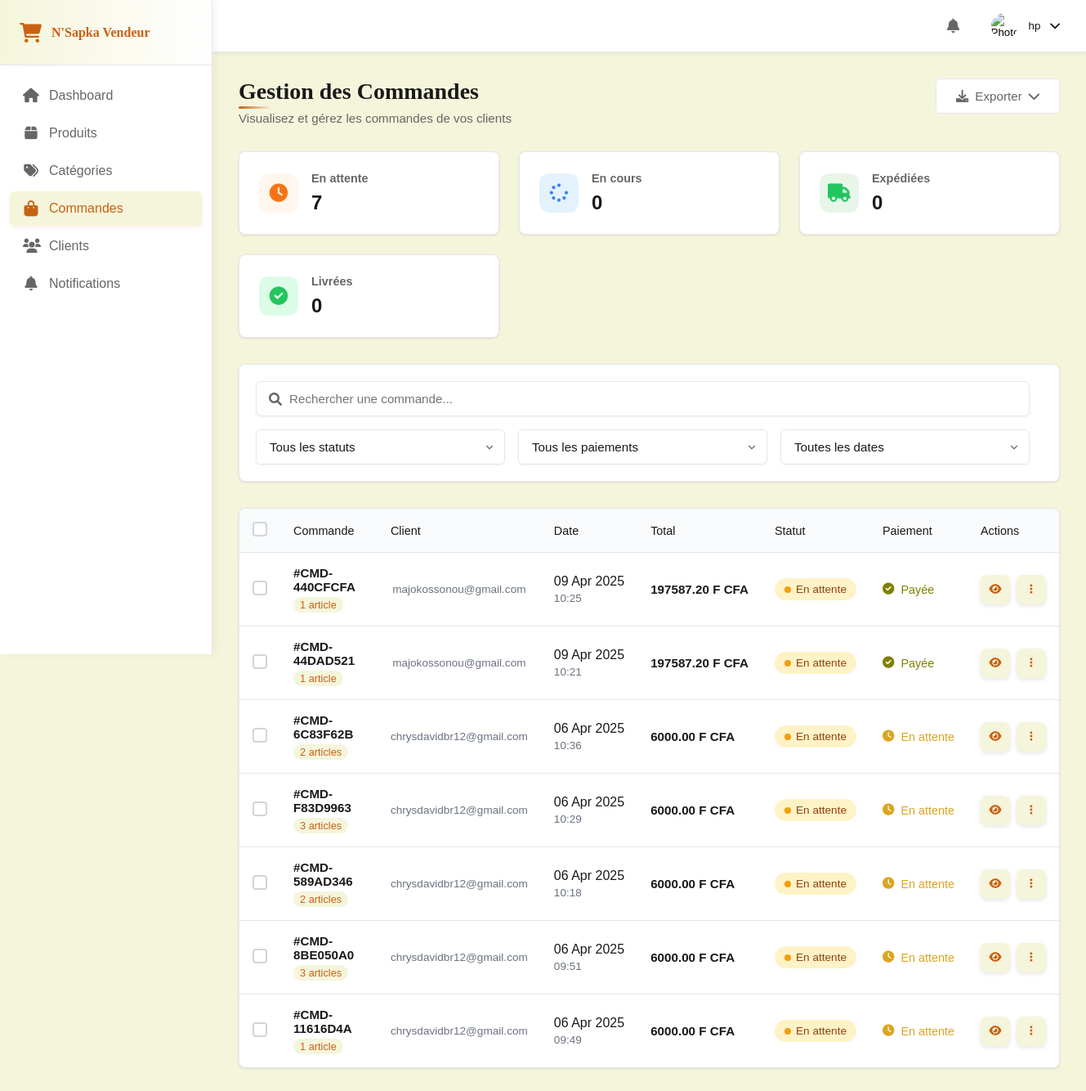
/orders/ (signed in), run on an earlier commit of the app's database.
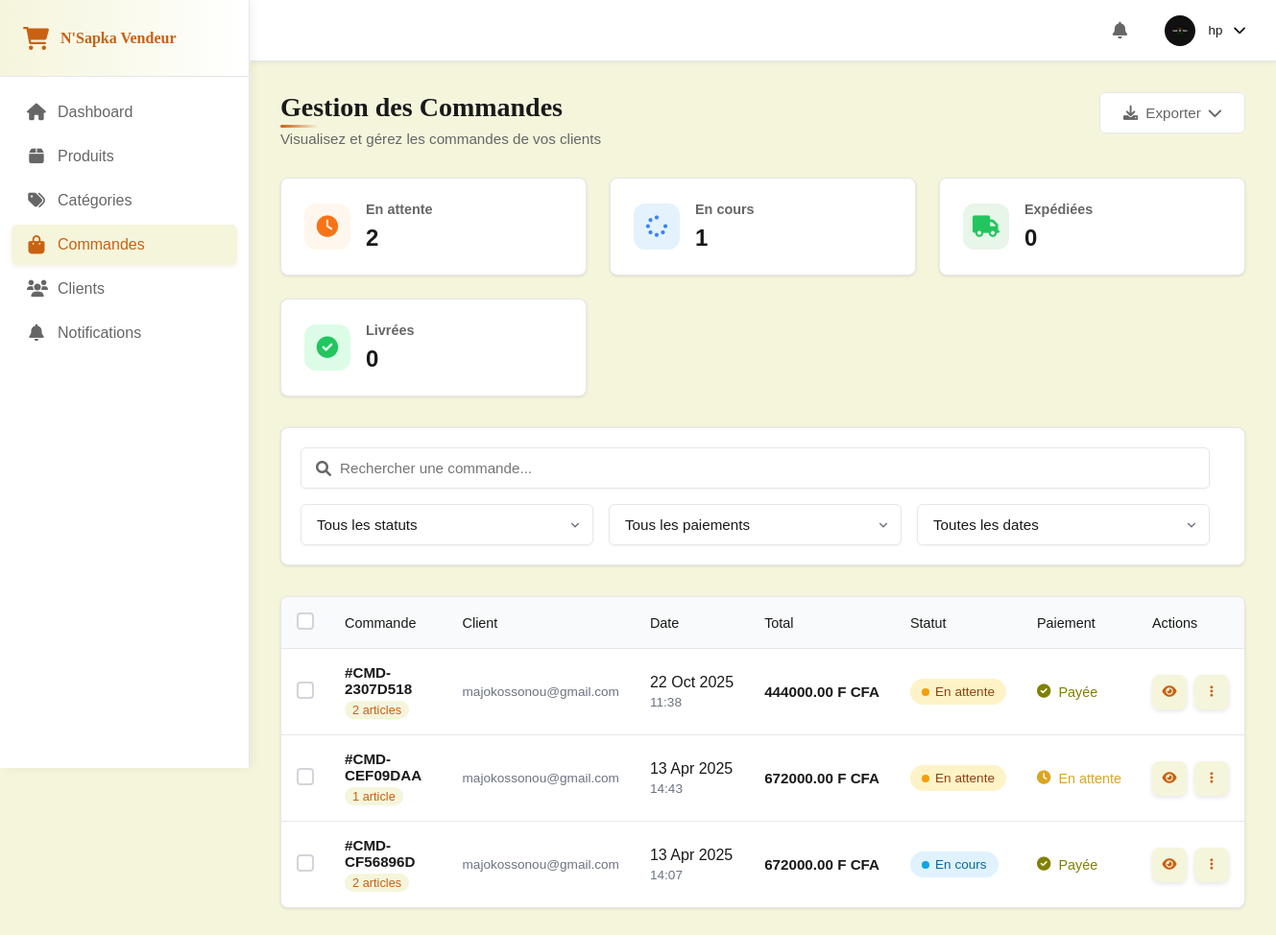
And on a later commit of the database.
### orders/models.py (models this page shows, shortened)
class Order(models.Model):
    STATUS_CHOICES = [
        ('pending', 'En attente'),
        ('processing', 'En cours'),
        ('shipped', 'Expédiée'),
        ('delivered', 'Livrée'),
        ('cancelled', 'Annulée')
    ]
    PAYMENT_STATUS_CHOICES = [
        ('pending', 'En attente'),
        ('completed', 'Payée'),
        ('failed', 'Échouée'),
        ('refunded', 'Remboursée')
    ]
    PAYMENT_METHOD_CHOICES = [
        ('card', 'Carte bancaire'),
        ('paypal', 'PayPal'),
        ('transfer', 'Virement bancaire'),
        ('cash', 'Espèces'),
        ('delivery', 'Paiement à la livraison')
    ]
    order_number = models.CharField(max_length=50, unique=True, verbose_name=_("Numéro de commande"))
    customer = models.ForeignKey(User, on_delete=models.CASCADE, related_name='orders', verbose_name=_("Client"))
    status = models.CharField(max_length=20, choices=STATUS_CHOICES, default='pending', verbose_name=_("Statut"))
    created_at = models.DateTimeField(auto_now_add=True, verbose_name=_("Date de création"))
    updated_at = models.DateTimeField(auto_now=True, verbose_name=_("Date de mise à jour"))
    subtotal = models.DecimalField(
        max_digits=10,
        decimal_places=2,
        validators=[MinValueValidator(Decimal('0.00'))],
        verbose_name=_("Sous-total")
    )
    shipping_cost = models.DecimalField(
        max_digits=10,
        decimal_places=2,
        default=Decimal('0.00'),
        verbose_name=_("Frais de livraison")
    )
    tax_amount = models.DecimalField(
        max_digits=10,
        decimal_places=2,
        default=Decimal('0.00'),
        verbose_name=_("Montant TVA")
    )
    total_amount = models.DecimalField(
        max_digits=10,
        decimal_places=2,
        validators=[MinValueValidator(Decimal('0.00'))],
        verbose_name=_("Montant total")
    )
    payment_status = models.CharField(
        max_length=20,
        choices=PAYMENT_STATUS_CHOICES,
        default='pending',
        verbose_name=_("Statut du paiement")
    )
    payment_method = models.CharField(
        max_length=20,
        choices=PAYMENT_METHOD_CHOICES,
        verbose_name=_("Méthode de paiement")
    )
    payment_details = models.JSONField(null=True, blank=True, verbose_name=_("Détails du paiement"))
    payment_date = models.DateTimeField(null=True, blank=True, verbose_name=_("Date du paiement"))
    shipping_address_text = models.TextField(verbose_name=_("Adresse de livraison"))
    billing_address_text = models.TextField(verbose_name=_("Adresse de facturation"))
    ip_address = models.GenericIPAddressField(null=True, blank=True, verbose_name=_("Adresse IP"))
    user_agent = models.TextField(null=True, blank=True, verbose_name=_("User Agent"))
    tracking_number = models.CharField(
        max_length=100,
        null=True,
        blank=True,
        verbose_name=_("Numéro de suivi")
    )
    estimated_delivery_date = models.DateField(
        null=True,
        blank=True,
        verbose_name=_("Date de livraison estimée")
    )
    email_sent = models.BooleanField(default=False, verbose_name=_("Email envoyé"))
    class Meta:
        ordering = ['-created_at']
        verbose_name = _("Commande")
        verbose_name_plural = _("Commandes")
        indexes = [
            models.Index(fields=['status']),  # Ajout d'index pour améliorer les performances du filtre
            models.Index(fields=['payment_status']),
            models.Index(fields=['customer']),
            models.Index(fields=['created_at']),
            models.Index(fields=['order_number']),
        ]

### accounts/models.py (models this page shows, shortened)
class User(AbstractUser):
    USER_TYPE_CHOICES = [
        ('SUPER_ADMIN', 'Super Administrateur'),
        ('ADMIN', 'Administrateur'),
        ('CLIENT', 'Client'),
    ]
    GENDER_CHOICES = [
        ('M', 'Masculin'),
        ('F', 'Féminin'),
        ('O', 'Autre')
    ]
    username = None
    email = models.EmailField(_('Adresse email'), unique=True, validators=[EmailValidator()])
    user_type = models.CharField(max_length=20, choices=USER_TYPE_CHOICES, default='CLIENT')
    first_name = models.CharField(_('Prénom'), max_length=50)
    last_name = models.CharField(_('Nom'), max_length=50)
    gender = models.CharField(_('Genre'), max_length=1, choices=GENDER_CHOICES, blank=True, null=True)
    birth_date = models.DateField(_('Date de naissance'), blank=True, null=True)
    profile_picture = models.ImageField(_('Photo de profil'), upload_to='profile_pictures/', blank=True, null=True)
    phone = models.CharField(_('Téléphone'), max_length=20, blank=True, null=True)
    company_name = models.CharField(_('Nom de l\'entreprise'), max_length=100, blank=True, null=True)
    profession = models.CharField(_('Profession'), max_length=100, blank=True, null=True)
    total_orders = models.IntegerField(_('Nombre total de commandes'), default=0)
    total_spent = models.DecimalField(_('Montant total dépensé'), max_digits=10, decimal_places=2, default=0)
    last_order_date = models.DateTimeField(_('Date de dernière commande'), blank=True, null=True)
    account_status = models.BooleanField(_('Compte actif'), default=True)
    email_confirmation_token = models.CharField(_('Token de confirmation d\'email'), max_length=100, blank=True, null=True)
    email_confirmed = models.BooleanField(_('Email confirmé'), default=False)
    password_reset_token = models.CharField(max_length=255, blank=True, null=True)
    password_reset_expires = models.DateTimeField(blank=True, null=True)
    date_joined = models.DateTimeField(_('Date d\'inscription'), default=timezone.now)
    last_login = models.DateTimeField(_('Dernière connexion'), blank=True, null=True)
    created_by = models.ForeignKey('self', on_delete=models.SET_NULL, null=True, blank=True,
                                 related_name='created_users', verbose_name=_('Créé par'))
    objects = CustomUserManager()
    USERNAME_FIELD = 'email'
    REQUIRED_FIELDS = ['first_name', 'last_name']
    class Meta:
        verbose_name = _('Utilisateur')
        verbose_name_plural = _('Utilisateurs')
        ordering = ['-date_joined']

### orders/views.py (the view, shortened to what this page needs)
# urls.py: path('', views.admin_orders, name='admin_orders'),
@login_required
def admin_orders(request):
    status_filter = request.GET.get('status', '')
    payment_filter = request.GET.get('payment', '')
    date_filter = request.GET.get('date', '')
    search_query = request.GET.get('search', '')
    sort_by = request.GET.get('sort', '-created_at')
    orders_query = Order.objects.select_related('customer').prefetch_related('items')
    if status_filter:
        orders_query = orders_query.filter(status=status_filter)
    if payment_filter:
        orders_query = orders_query.filter(payment_status=payment_filter)
    if search_query:
        orders_query = orders_query.filter(
            order_number__icontains=search_query
        ) | orders_query.filter(
            customer__email__icontains=search_query
        )
    orders_query = orders_query.order_by(sort_by)
    paginator = Paginator(orders_query, 20)  # 20 commandes par page
    page = request.GET.get('page', 1)
    try:
        orders = paginator.page(page)
    except:
        orders = paginator.page(1)
    stats = {
        'pending': Order.objects.filter(status='pending').count(),
        'processing': Order.objects.filter(status='processing').count(),
        'shipped': Order.objects.filter(status='shipped').count(),
        'delivered': Order.objects.filter(status='delivered').count(),
        'cancelled': Order.objects.filter(status='cancelled').count(),
    }
    order_status_choices = Order.STATUS_CHOICES
    payment_status_choices = Order.PAYMENT_STATUS_CHOICES
    payment_method_choices = Order.PAYMENT_METHOD_CHOICES
    context = {
        'orders': orders,
        'stats': stats,
        'order_status_choices': order_status_choices,
        'payment_status_choices': payment_status_choices,
        'payment_method_choices': payment_method_choices,
        'current_status': status_filter,
        'current_payment': payment_filter,
        'current_date': date_filter,
        'search_query': search_query,
        'sort_by': sort_by
    }
    return render(request, 'dashboard/order.html', context)

### templates/dashboard/order.html (shortened to what the changed rows need)
{% extends 'base/dashboard/base.html' %}
{% load static %}
{% block content %}
<link rel="stylesheet" href="{% static 'css/dashboard/order.css' %}">
<div class="content-wrapper">
    <div class="page-header">
        <div class="header-left">
            <h1>Gestion des Commandes</h1>
        </div>
    </div>
    <div class="stats-grid">
        <div class="stat-card">
            <div class="stat-content">
                <h3>En attente</h3>
                <div class="stat-value">{{ stats.pending }}</div>
            </div>
        </div>
        <div class="stat-card">
            <div class="stat-content">
                <h3>En cours</h3>
                <div class="stat-value">{{ stats.processing }}</div>
            </div>
        </div>
    </div>
    <div class="orders-table-wrapper">
        <table class="orders-table">
            <thead>
                <tr>
                    <th class="checkbox-column">
                        <label class="checkbox-wrapper">
                            <span class="checkbox-custom"></span>
                        </label>
                    </th>
                    <th>Commande</th>
                    <th>Client</th>
                    <th class="date-column">Date</th>
                    <th class="price-column">Total</th>
                    <th>Statut</th>
                    <th class="payment-column">Paiement</th>
                    <th class="actions-column">Actions</th>
                </tr>
            </thead>
            <tbody>
                {% for order in orders %}
                <tr data-id="{{ order.id }}" data-order-number="{{ order.order_number }}">
                    <td class="checkbox-column" data-label="">
                        <label class="checkbox-wrapper">
                            <span class="checkbox-custom"></span>
                        </label>
                    </td>
                    <td data-label="Commande">
                        <div class="order-info">
                            <span class="order-id">#{{ order.order_number }}</span>
                            <span class="order-items">{{ order.items.count }} article{% if order.items.count != 1 %}s{% endif %}</span>
                        </div>
                    </td>
                    <td data-label="Client">
                        <div class="customer-info">
                            <div class="customer-email">{{ order.customer.email }}</div>
                        </div>
                    </td>
                    <td data-label="Date" class="date-column">
                        <div class="date-info">
                            <span>{{ order.created_at|date:"d M Y" }}</span>
                            <span class="time">{{ order.created_at|date:"H:i" }}</span>
                        </div>
                    </td>
                    <td data-label="Total" class="price-column">
                        <div class="price-info">
                            <strong>{{ order.total_amount }} F CFA</strong>
                        </div>
                    </td>
                    <td data-label="Statut">
                        <span class="status-badge {{ order.status }}">{{ order.get_status_display }}</span>
                    </td>
                    <td data-label="Paiement" class="payment-column">
                        <span class="payment-status {{ order.payment_status }}">
                            {% if order.payment_status == "completed" %}
                                <i class="fas fa-check-circle"></i> Payée
                            {% elif order.payment_status == "failed" %}
                                <i class="fas fa-times-circle"></i> Échouée
                            {% elif order.payment_status == "refunded" %}
                                <i class="fas fa-undo"></i> Remboursée
                            {% else %}
                                <i class="fas fa-clock"></i> En attente
                            {% endif %}
                        </span>
                    </td>
                    <td data-label="Actions" class="actions-column">
                        <div class="table-actions">
                            <button class="action-btn view-btn" title="Voir détails" data-id="{{ order.id }}">
                                <i class="fas fa-eye"></i>
                            </button>
                            <button class="action-btn options-btn" title="Plus d'options" data-id="{{ order.id }}">
                                <i class="fas fa-ellipsis-v"></i>
                            </button>
                        </div>
                    </td>
                </tr>
                {% endfor %}
            </tbody>
        </table>
    </div>
</div>
{% endblock %}

### templates/base/dashboard/base.html (shortened to what this page needs)
{% load static %}
<!DOCTYPE html>
<html lang="fr">
<head>
    <link rel="stylesheet" href="https://cdnjs.cloudflare.com/ajax/libs/font-awesome/6.0.0/css/all.min.css">
    <link rel="stylesheet" href="{% static 'css/dashboard/dashboard.css' %}">
</head>
<body class="dashboard">
    <aside class="sidebar">
        <div class="sidebar-header">
            <div class="logo">
                <i class="fas fa-shopping-cart"></i>
                <span>N'Sapka Vendeur</span>
            </div>
        </div>
        <nav class="sidebar-nav">
            <ul class="nav-menu">
                <li class="nav-item">
                    <a href="{% url 'admin_dashboard' %}">
                        <i class="fas fa-home"></i>
                        <span>Dashboard</span>
                    </a>
                </li>
                <li class="nav-item">
                    <a href="{% url 'admin_products' %}">
                        <i class="fas fa-box"></i>
                        <span>Produits</span>
                    </a>
                </li>
                <li class="nav-item">
                    <a href="{% url 'admin_categories' %}">
                        <i class="fas fa-tags"></i>
                        <span>Catégories</span>
                    </a>
                </li>
                <li class="nav-item">
                    <a href="{% url 'admin_orders' %}">
                        <i class="fas fa-shopping-bag"></i>
                        <span>Commandes</span>
                    </a>
                </li>
                <li class="nav-item">
                    <a href="{% url 'admin_customers' %}">
                        <i class="fas fa-users"></i>
                        <span>Clients</span>
                    </a>
                </li>
                <li class="nav-item">
                    <a href="{% url 'admin_notifications' %}">
                        <i class="fas fa-bell"></i>
                        <span>Notifications</span>
                    </a>
                </li>
            </ul>
        </nav>
    </aside>
    <main class="main-content">
        <header class="top-bar">
            <div class="top-bar-right">
                <div class="notification-center">
                    <button class="notification-trigger">
                        <i class="fas fa-bell"></i>
                    </button>
                </div>
                <div class="profile-menu">
                    <button class="profile-trigger">
                        {% if user.profile_picture %}
                        <img src="{{ user.profile_picture.url }}" alt="Photo de profil" class="profile-image">
                        {% else %}
                        <img src="{% static 'images/default-profile.png' %}" alt="Photo de profil" class="profile-image">
                        {% endif %}
                        <span class="profile-name">{{ user.last_name }}</span>
                        <i class="fas fa-chevron-down"></i>
                    </button>
                </div>
            </div>
        </header>
        {% block content %}{% endblock %}
    </main>
</body>
</html>

What changed in the data, as far as the page shows it:
removed Order: order_number "CMD-440CFCFA", items.count "1", customer.email "majokossonou@gmail.com", created_at "09 Apr 2025", created_at "10:25", total_amount "197587.20", status "En attente", payment_status "completed" (drawn)
removed Order: order_number "CMD-44DAD521", items.count "1", customer.email "majokossonou@gmail.com", created_at "09 Apr 2025", created_at "10:21", total_amount "197587.20", status "En attente", payment_status "completed" (drawn)
removed Order: order_number "CMD-6C83F62B", items.count "2", customer.email "chrysdavidbr12@gmail.com", created_at "06 Apr 2025", created_at "10:36", total_amount "6000.00", status "En attente", payment_status "pending" (drawn)
removed Order: order_number "CMD-F83D9963", items.count "3", customer.email "chrysdavidbr12@gmail.com", created_at "06 Apr 2025", created_at "10:29", total_amount "6000.00", status "En attente", payment_status "pending" (drawn)
removed Order: order_number "CMD-589AD346", items.count "2", customer.email "chrysdavidbr12@gmail.com", created_at "06 Apr 2025", created_at "10:18", total_amount "6000.00", status "En attente", payment_status "pending" (drawn)
removed Order: order_number "CMD-8BE050A0", items.count "3", customer.email "chrysdavidbr12@gmail.com", created_at "06 Apr 2025", created_at "09:51", total_amount "6000.00", status "En attente", payment_status "pending" (drawn)
removed Order: order_number "CMD-11616D4A", items.count "1", customer.email "chrysdavidbr12@gmail.com", created_at "06 Apr 2025", created_at "09:49", total_amount "6000.00", status "En attente", payment_status "pending" (drawn)
changed User "hp": profile_picture: picture added
added Order: order_number "CMD-2307D518", items.count "2", customer.email "majokossonou@gmail.com", created_at "22 Oct 2025", created_at "11:38", total_amount "444000.00", status "En attente", payment_status "completed" (drawn)
added Order: order_number "CMD-CEF09DAA", items.count "1", customer.email "majokossonou@gmail.com", created_at "13 Apr 2025", created_at "14:43", total_amount "672000.00", status "En attente", payment_status "pending" (drawn)
added Order: order_number "CMD-CF56896D", items.count "2", customer.email "majokossonou@gmail.com", created_at "13 Apr 2025", created_at "14:07", total_amount "672000.00", status "En cours", payment_status "completed" (drawn)
Also different on the page:
{{ stats.pending }}: "7" → "2"
{{ stats.processing }}: "0" → "1"
